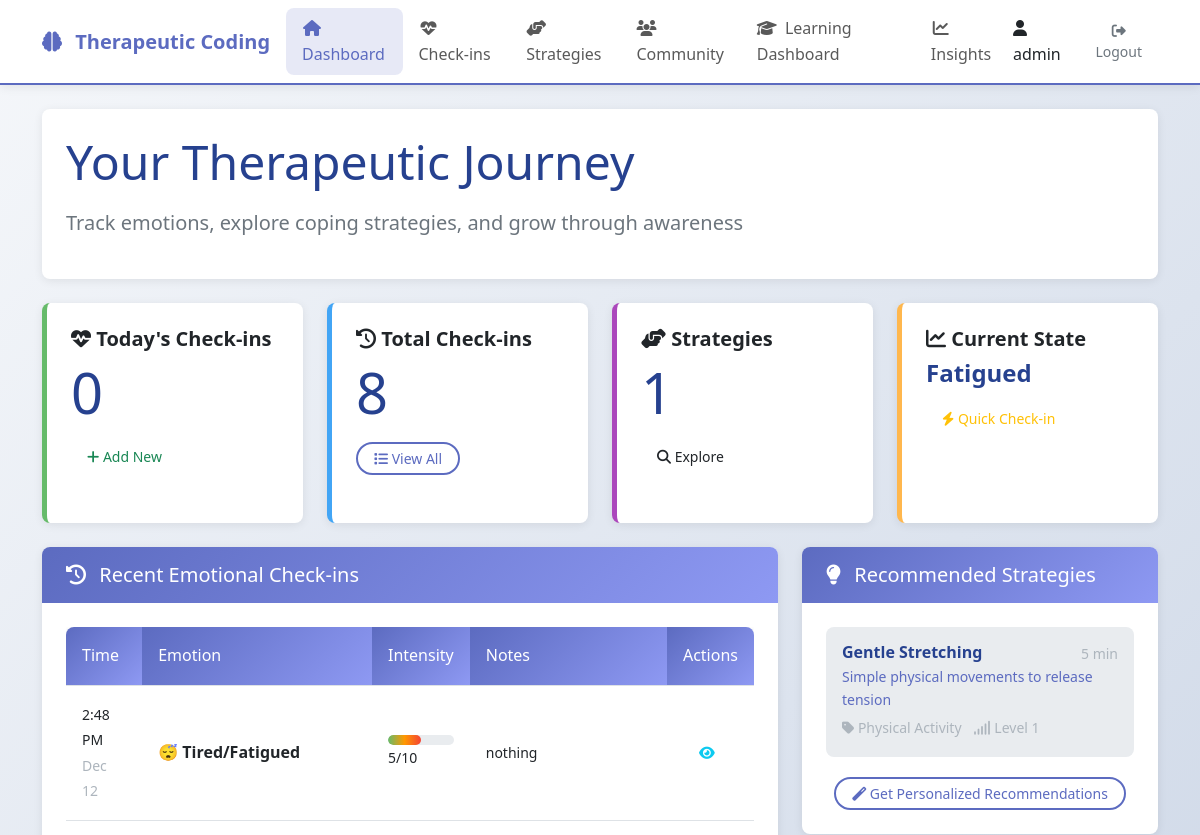
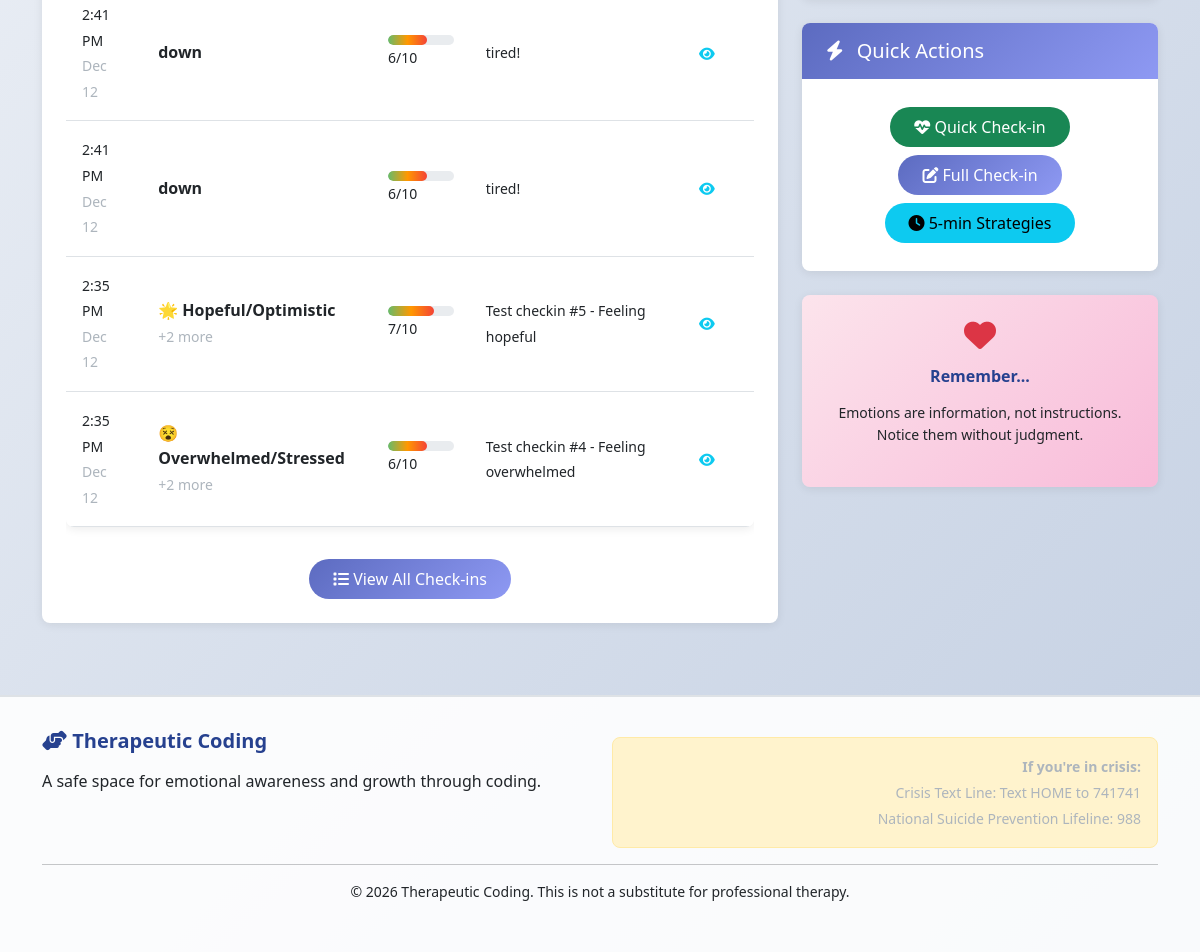
/therapy/ (signed in), run on an earlier commit of the app's database (2 pictures, top to bottom).
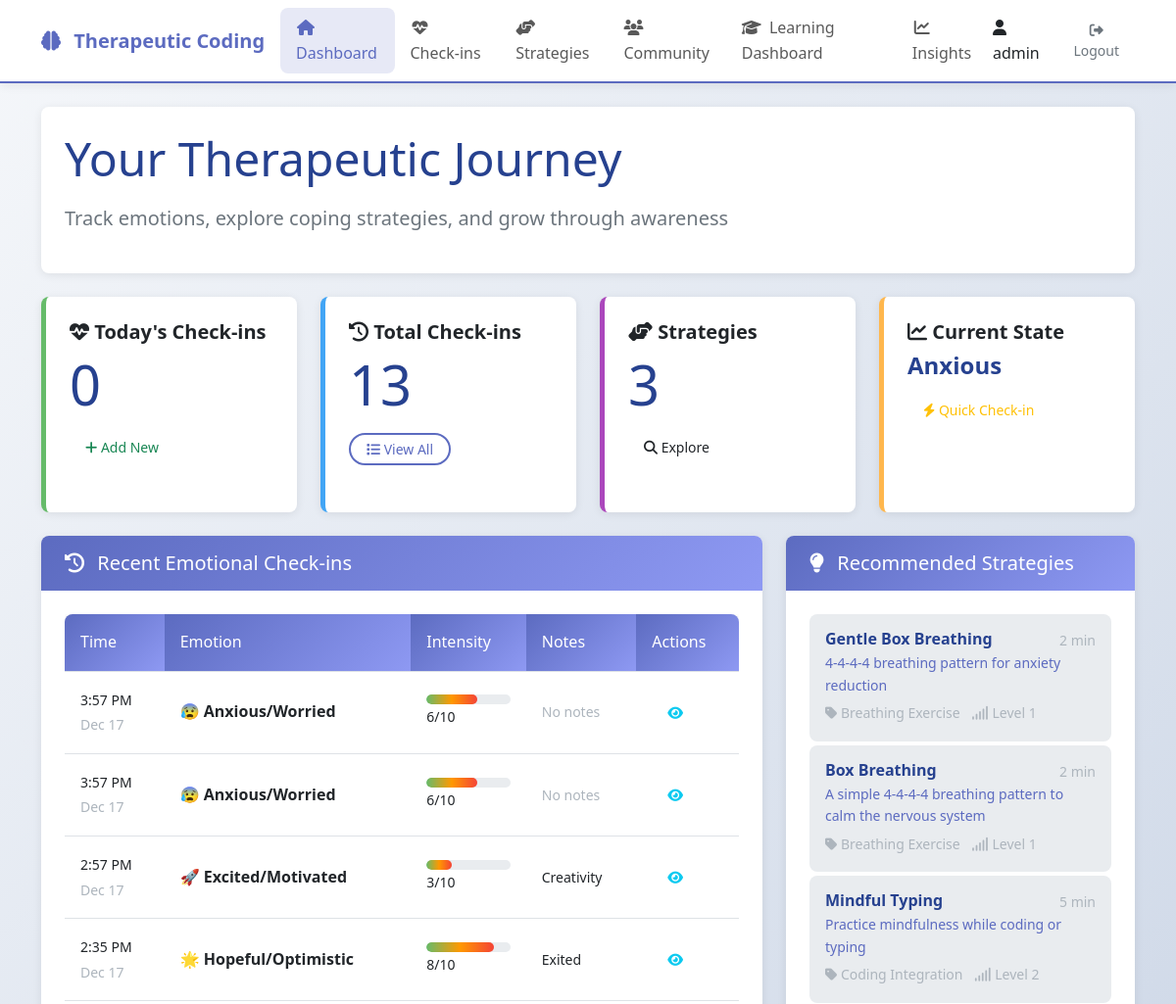
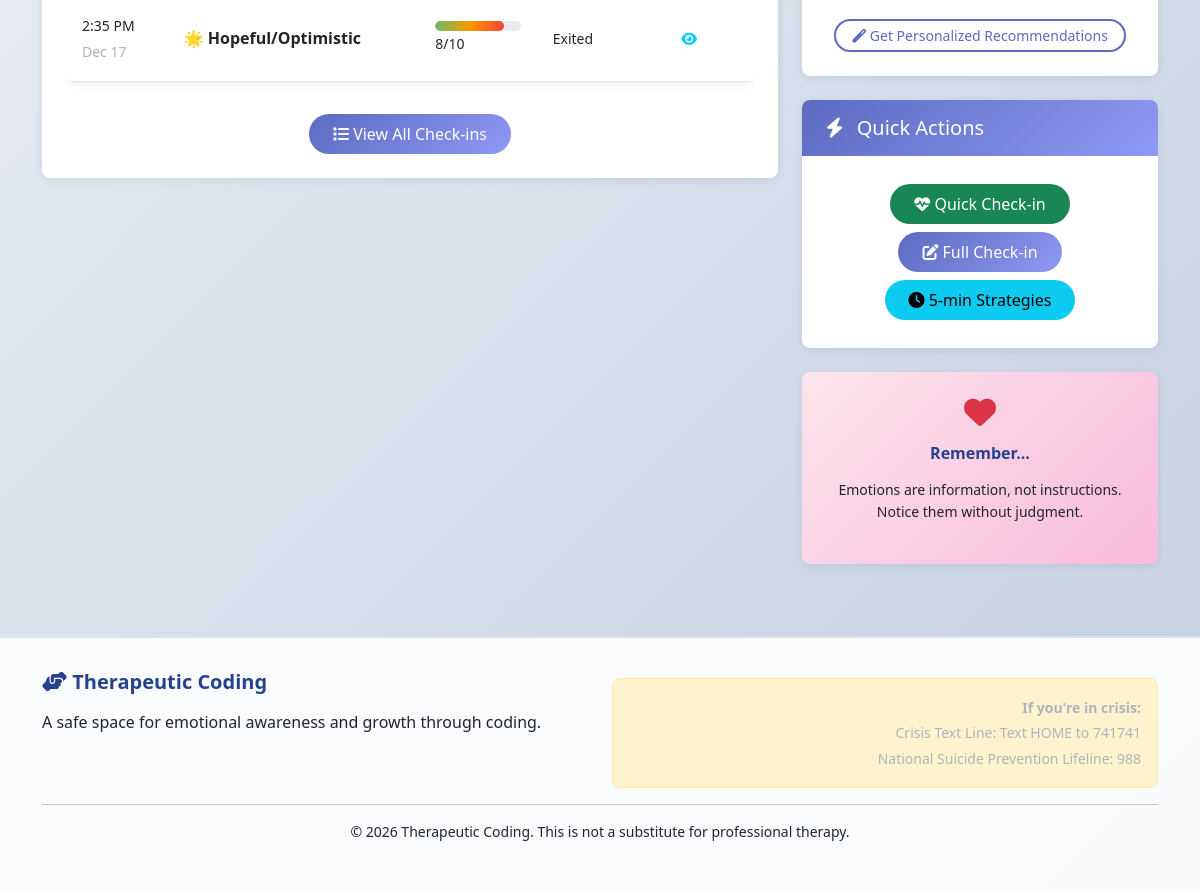
And on a later commit of the database (2 pictures, top to bottom).
### therapy/models.py (models this page shows, shortened)
class EmotionalCheckIn(models.Model):
    class EmotionIntensity(models.IntegerChoices):
        VERY_LOW = 1, 'Very Low'
        LOW = 2, 'Low'
        MODERATE = 3, 'Moderate'
        HIGH = 4, 'High'
        VERY_HIGH = 5, 'Very High'
    class PrimaryEmotion(models.TextChoices):
        ANXIOUS = 'anxious', '😰 Anxious/Worried'
        OVERWHELMED = 'overwhelmed', '😵 Overwhelmed/Stressed'
        DOUBTFUL = 'doubtful', '😔 Self-doubting/Insecure'
        FATIGUED = 'fatigued', '😴 Tired/Fatigued'
        CALM = 'calm', '😌 Calm/Peaceful'
        FOCUSED = 'focused', '🎯 Focused/Concentrated'
        HOPEFUL = 'hopeful', '🌟 Hopeful/Optimistic'
        FRUSTRATED = 'frustrated', '😤 Frustrated/Stuck'
        EXCITED = 'excited', '🚀 Excited/Motivated'
        NEUTRAL = 'neutral', '😐 Neutral/Balanced'
    user = models.ForeignKey(
        settings.AUTH_USER_MODEL,
        on_delete=models.CASCADE,
        related_name='emotional_checkins',
        db_index=True
    )
    primary_emotion = models.CharField(
        max_length=20,
        choices=PrimaryEmotion.choices,
        db_index=True
    )
    secondary_emotions = models.JSONField(
        default=list,
        blank=True,
        help_text="List of secondary emotions"
    )
    intensity = models.IntegerField(
        choices=EmotionIntensity.choices,
        default=EmotionIntensity.MODERATE
    )
    PHYSICAL_SYMPTOMS = [
        ('headache', 'Headache'),
        ('stomach', 'Stomach discomfort'),
        ('fatigue', 'Fatigue'),
        ('tension', 'Muscle tension'),
        ('sleep', 'Sleep issues'),
        ('appetite', 'Appetite changes'),
        ('breathing', 'Breathing changes'),
        ('heart', 'Heart rate changes'),
        ('none', 'No physical symptoms'),
    ]
    physical_symptoms = models.JSONField(
        default=list,
        blank=True,
        help_text="List of physical symptoms experienced"
    )
    trigger_description = models.TextField(blank=True)
    context_tags = models.JSONField(
        default=list,
        blank=True,
        help_text="Tags describing context (work, learning, social, etc.)"
    )
    coping_strategies_used = models.JSONField(
        default=list,
        blank=True,
        help_text="Coping strategies attempted"
    )
    coping_effectiveness = models.IntegerField(
        null=True,
        blank=True,
        validators=[MinValueValidator(1), MaxValueValidator(10)],
        help_text="How effective were coping strategies (1-10)"
    )
    notes = models.TextField(blank=True, help_text="Free-form reflection")
    key_insight = models.CharField(max_length=200, blank=True)
    created_at = models.DateTimeField(auto_now_add=True, db_index=True)
    updated_at = models.DateTimeField(auto_now=True)
    class Meta:
        ordering = ['-created_at']
        verbose_name = 'Emotional Check-in'
        verbose_name_plural = 'Emotional Check-ins'
        indexes = [
            models.Index(fields=['user', '-created_at']),
            models.Index(fields=['primary_emotion', 'created_at']),
        ]
        get_latest_by = 'created_at'
    def get_emotional_pattern(self):
        recent_checkins = EmotionalCheckIn.objects.filter(
            user=self.user,
            created_at__gte=timezone.now() - timezone.timedelta(days=7)
        ).order_by('created_at')
        emotions = [ci.primary_emotion for ci in recent_checkins]
        intensities = [ci.intensity for ci in recent_checkins]
        pattern = {
            'dominant_emotion': max(set(emotions), key=emotions.count) if emotions else None,
            'average_intensity': sum(intensities) / len(intensities) if intensities else 0,
            'volatility': max(intensities) - min(intensities) if intensities else 0,
            'common_triggers': self._extract_common_triggers(recent_checkins),
        }
        return pattern
    def _extract_common_triggers(self, checkins):
        triggers = []
        for checkin in checkins:
            if checkin.trigger_description:
                words = checkin.trigger_description.lower().split()
                triggers.extend([w for w in words if len(w) > 3])
        from collections import Counter
        return dict(Counter(triggers).most_common(5))

class CopingStrategy(models.Model):
    class StrategyType(models.TextChoices):
        BREATHING = 'breathing', 'Breathing Exercise'
        MINDFULNESS = 'mindfulness', 'Mindfulness Practice'
        COGNITIVE = 'cognitive', 'Cognitive Reframing'
        PHYSICAL = 'physical', 'Physical Activity'
        SOCIAL = 'social', 'Social Connection'
        CREATIVE = 'creative', 'Creative Expression'
        CODING = 'coding', 'Coding Integration'
        PLANNING = 'planning', 'Planning/Organization'
    name = models.CharField(max_length=100, unique=True)
    description = models.TextField()
    strategy_type = models.CharField(max_length=20, choices=StrategyType.choices)
    target_emotions = models.JSONField(
        default=list,
        help_text="List of emotions this strategy helps with"
    )
    estimated_minutes = models.PositiveIntegerField(default=5)
    difficulty_level = models.IntegerField(
        default=1,
        validators=[MinValueValidator(1), MaxValueValidator(5)]
    )
    coding_integration = models.BooleanField(default=False)
    coding_language = models.CharField(max_length=20, blank=True)
    coding_template = models.TextField(blank=True)
    instructions = models.JSONField(
        default=list,
        help_text="Step-by-step instructions"
    )
    tips_for_success = models.TextField(blank=True)
    common_challenges = models.TextField(blank=True)
    created_at = models.DateTimeField(auto_now_add=True)
    updated_at = models.DateTimeField(auto_now=True)
    is_active = models.BooleanField(default=True)
    class Meta:
        ordering = ['strategy_type', 'difficulty_level']
        verbose_name_plural = 'Coping Strategies'

### therapy/views.py (the view)
# urls.py: path('', views.therapy_dashboard, name='dashboard'),
@login_required
def therapy_dashboard(request):
    try:
        recent_checkins = EmotionalCheckIn.objects.filter(
            user=request.user
        ).order_by('-created_at')[:5]
        latest_checkin = recent_checkins.first()
        recommended_strategies = []
        if latest_checkin:
            all_strategies = CopingStrategy.objects.filter(is_active=True)
            difficulty_limit = 3 if latest_checkin.intensity > 6 else 5
            strategies_by_difficulty = all_strategies.filter(
                difficulty_level__lte=difficulty_limit
            )
            filtered_strategies = []
            for strategy in strategies_by_difficulty:
                target_emotions = strategy.target_emotions
                if isinstance(target_emotions, str):
                    try:
                        import json
                        target_emotions = json.loads(target_emotions)
                    except:
                        continue
                if (isinstance(target_emotions, list) and
                    latest_checkin.primary_emotion in target_emotions):
                    filtered_strategies.append(strategy)
                if len(filtered_strategies) >= 3:
                    break
            recommended_strategies = filtered_strategies
            if not recommended_strategies:
                recommended_strategies = strategies_by_difficulty[:3]
        else:
            recommended_strategies = CopingStrategy.objects.filter(
                is_active=True,
                difficulty_level__lte=3
            )[:3]
        total_checkins = EmotionalCheckIn.objects.filter(user=request.user).count()
        today_checkins = EmotionalCheckIn.objects.filter(
            user=request.user,
            created_at__date=timezone.now().date()
        ).count()
        emotional_pattern = {}
        if latest_checkin:
            emotional_pattern = latest_checkin.get_emotional_pattern()
        context = {
            'recent_checkins': recent_checkins,
            'recommended_strategies': recommended_strategies,
            'total_checkins': total_checkins,
            'today_checkins': today_checkins,
            'emotional_pattern': emotional_pattern,
            'emotion_options': EmotionalCheckIn.PrimaryEmotion.choices,
            'current_emotion': latest_checkin.primary_emotion if latest_checkin else None,
            'show_quick_checkin': True,
        }
        return render(request, 'therapy/dashboard.html', context)
    except Exception as e:
        print(f"Error in dashboard: {e}")
        import traceback
        traceback.print_exc()
        return render(request, 'therapy/dashboard.html', {
            'recent_checkins': EmotionalCheckIn.objects.filter(user=request.user)[:5],
            'recommended_strategies': CopingStrategy.objects.filter(is_active=True)[:3],
            'total_checkins': EmotionalCheckIn.objects.filter(user=request.user).count(),
            'today_checkins': 0,
            'show_quick_checkin': True,
        })

### therapy/templates/therapy/dashboard.html (shortened to what the changed rows need)
{% extends 'therapy/base.html' %}
{% block page_title %}Your Therapeutic Journey{% endblock %}
{% block content %}
<div class="row">
    <div class="col-md-3 mb-4">
        <div class="card emotion-card" style="border-color: #4CAF50;">
            <div class="card-body">
                <h2 class="display-4">{{ today_checkins }}</h2>
            </div>
        </div>
    </div>
    <div class="col-md-3 mb-4">
        <div class="card emotion-card" style="border-color: #2196F3;">
            <div class="card-body">
                <h5 class="card-title"><i class="fas fa-history"></i> Total Check-ins</h5>
                <h2 class="display-4">{{ total_checkins }}</h2>
                <a href="{% url 'therapy:checkin_list' %}" class="btn btn-outline-primary btn-sm">
                    <i class="fas fa-list"></i> View All
                </a>
            </div>
        </div>
    </div>
    <div class="col-md-3 mb-4">
        <div class="card emotion-card" style="border-color: #9C27B0;">
            <div class="card-body">
                <h5 class="card-title"><i class="fas fa-hands-helping"></i> Strategies</h5>
                <h2 class="display-4">{{ recommended_strategies|length }}</h2>
                <a href="{% url 'therapy:strategies_list' %}" class="btn btn-outline-purple btn-sm">
                    <i class="fas fa-search"></i> Explore
                </a>
            </div>
        </div>
    </div>
    <div class="col-md-3 mb-4">
        <div class="card emotion-card" style="border-color: #FF9800;">
            <div class="card-body">
                <h5 class="card-title"><i class="fas fa-chart-line"></i> Current State</h5>
                {% if current_emotion %}
                <h4>{{ current_emotion|title }}</h4>
                {% else %}
                <h4>No check-in today</h4>
                {% endif %}
                <button class="btn btn-outline-warning btn-sm" data-bs-toggle="modal" data-bs-target="#quickCheckinModal">
                    <i class="fas fa-bolt"></i> Quick Check-in
                </button>
            </div>
        </div>
    </div>
</div>
<div class="row">
    <div class="col-md-8">
        <div class="card">
            <div class="card-body">
                {% if recent_checkins %}
                <div class="table-responsive">
                    <table class="table table-hover">
                        <thead>
                            <tr>
                                <th>Time</th>
                                <th>Emotion</th>
                                <th>Intensity</th>
                                <th>Notes</th>
                                <th>Actions</th>
                            </tr>
                        </thead>
                        <tbody>
                            {% for checkin in recent_checkins %}
                            <tr>
                                <td>
                                    <small>{{ checkin.created_at|date:"g:i A" }}</small><br>
                                    <small class="text-muted">{{ checkin.created_at|date:"M d" }}</small>
                                </td>
                                <td>
                                    <strong>{{ checkin.get_primary_emotion_display }}</strong>
                                    {% if checkin.secondary_emotions %}
                                    <br><small class="text-muted">
                                        +{{ checkin.secondary_emotions|length }} more
                                    </small>
                                    {% endif %}
                                </td>
                                <td>
                                    <div class="progress" style="height: 10px;">
                                        <div class="progress-bar" style="width: {{ checkin.intensity|add:"0" }}0%"></div>
                                    </div>
                                    <small>{{ checkin.intensity }}/10</small>
                                </td>
                                <td>
                                    {% if checkin.notes %}
                                    <small>{{ checkin.notes|truncatewords:10 }}</small>
                                    {% else %}
                                    <small class="text-muted">No notes</small>
                                    {% endif %}
                                </td>
                                <td>
                                    <a href="{% url 'therapy:checkin_detail' checkin.pk %}" class="btn btn-sm btn-outline-info">
                                        <i class="fas fa-eye"></i>
                                    </a>
                                </td>
                            </tr>
                            {% endfor %}
                        </tbody>
                    </table>
                </div>
                {% endif %}
            </div>
        </div>
    </div>
    <div class="col-md-4">
        <div class="card">
            <div class="card-body">
                {% if recommended_strategies %}
                <div class="list-group">
                    {% for strategy in recommended_strategies %}
                    <a href="{% url 'therapy:strategy_detail' strategy.pk %}" class="list-group-item list-group-item-action">
                        <div class="d-flex w-100 justify-content-between">
                            <h6 class="mb-1">{{ strategy.name }}</h6>
                            <small class="text-muted">{{ strategy.estimated_minutes }} min</small>
                        </div>
                        <p class="mb-1 small">{{ strategy.description|truncatewords:15 }}</p>
                        <small class="text-muted">
                            <i class="fas fa-tag"></i> {{ strategy.get_strategy_type_display }}
                            <span class="ms-2">
                                <i class="fas fa-signal"></i> Level {{ strategy.difficulty_level }}
                            </span>
                        </small>
                    </a>
                    {% endfor %}
                </div>
                {% endif %}
            </div>
        </div>
    </div>
</div>
{% endblock %}

What changed in the data, as far as the page shows it:
no longer on this page (row edited): EmotionalCheckIn: primary_emotion "Fatigued", created_at "2:48 PM", created_at "Dec 12", primary_emotion "😴 Tired/Fatigued", intensity "5", notes "nothing"
no longer on this page (row edited): EmotionalCheckIn: created_at "2:41 PM", created_at "Dec 12", primary_emotion "down", intensity "6", notes "tired!"
no longer on this page (row edited): EmotionalCheckIn: created_at "2:41 PM", created_at "Dec 12", primary_emotion "down", intensity "6", notes "tired!"
no longer on this page (row edited): EmotionalCheckIn: created_at "2:35 PM", created_at "Dec 12", primary_emotion "🌟 Hopeful/Optimistic", secondary_emotions|length "2", intensity "7", notes "Test checkin #5 - Feeling hopeful"
no longer on this page (row edited): EmotionalCheckIn: created_at "2:35 PM", created_at "Dec 12", primary_emotion "😵 Overwhelmed/Stressed", secondary_emotions|length "2", intensity "6", notes "Test checkin #4 - Feeling overwhelmed"
no longer on this page (row edited): CopingStrategy: name "Gentle Stretching", estimated_minutes "5", description "Simple physical movements to release tension", strategy_type "Physical Activity", difficulty_level "1"
added EmotionalCheckIn: primary_emotion "Anxious", created_at "3:57 PM", created_at "Dec 17", primary_emotion "😰 Anxious/Worried", intensity "6", notes "No notes"
added EmotionalCheckIn: created_at "3:57 PM", created_at "Dec 17", primary_emotion "😰 Anxious/Worried", intensity "6", notes "No notes"
added EmotionalCheckIn: created_at "2:57 PM", created_at "Dec 17", primary_emotion "🚀 Excited/Motivated", intensity "3", notes "Creativity"
added EmotionalCheckIn: created_at "2:35 PM", created_at "Dec 17", primary_emotion "🌟 Hopeful/Optimistic", intensity "8", notes "Exited"
added EmotionalCheckIn: created_at "2:35 PM", created_at "Dec 17", primary_emotion "🌟 Hopeful/Optimistic", intensity "8", notes "Exited"
now on this page (row edited): CopingStrategy: name "Gentle Box Breathing", estimated_minutes "2", description "4-4-4-4 breathing pattern for anxiety reduction", strategy_type "Breathing Exercise", difficulty_level "1"
now on this page (row edited): CopingStrategy: name "Box Breathing", estimated_minutes "2", description "A simple 4-4-4-4 breathing pattern to calm the nervous system", strategy_type "Breathing Exercise", difficulty_level "1"
now on this page (row edited): CopingStrategy: name "Mindful Typing", estimated_minutes "5", description "Practice mindfulness while coding or typing", strategy_type "Coding Integration", difficulty_level "2"
Also different on the page:
{{ total_checkins }}: "8" → "13"
{{ recommended_strategies|length }}: "1" → "3"
